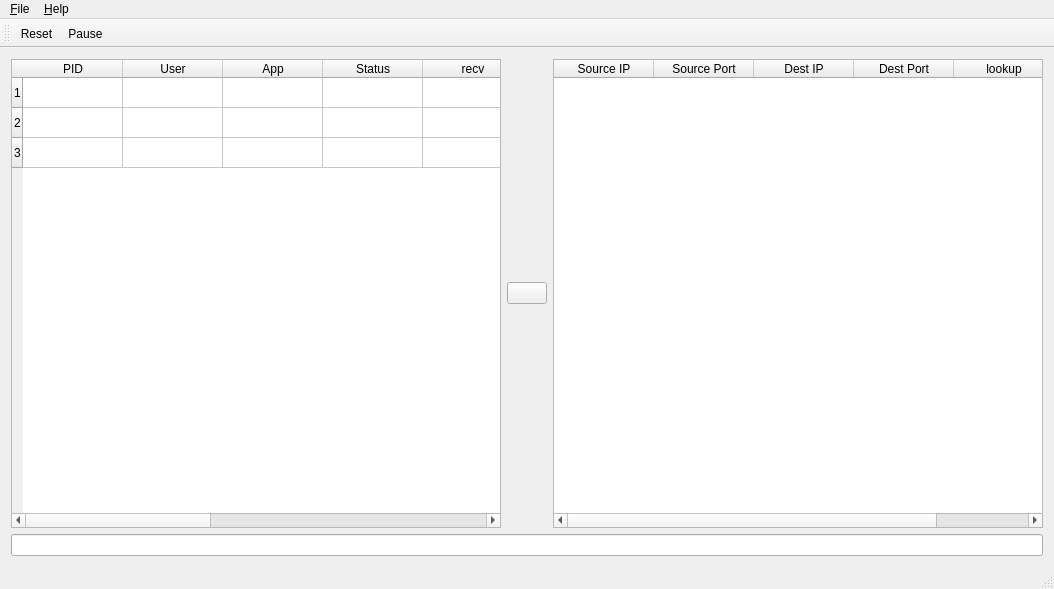
<?xml version="1.0" encoding="UTF-8"?>
<ui version="4.0">
 <class>MainWindow</class>
 <widget class="QMainWindow" name="MainWindow">
  <property name="geometry">
   <rect>
    <x>0</x>
    <y>0</y>
    <width>1054</width>
    <height>589</height>
   </rect>
  </property>
  <property name="minimumSize">
   <size>
    <width>100</width>
    <height>0</height>
   </size>
  </property>
  <property name="windowTitle">
   <string>nethogs-qt</string>
  </property>
  <property name="windowIcon">
   <iconset resource="icons/nethogs-qt.qrc">
    <normaloff>:/logo.png</normaloff>:/logo.png</iconset>
  </property>
  <widget class="QWidget" name="centralWidget">
   <layout class="QVBoxLayout" name="verticalLayout">
    <item>
     <layout class="QHBoxLayout" name="horizontalLayout">
      <item>
       <widget class="QTableWidget" name="tableWidget">
        <property name="sizePolicy">
         <sizepolicy hsizetype="MinimumExpanding" vsizetype="MinimumExpanding">
          <horstretch>0</horstretch>
          <verstretch>0</verstretch>
         </sizepolicy>
        </property>
        <property name="selectionMode">
         <enum>QAbstractItemView::NoSelection</enum>
        </property>
        <property name="selectionBehavior">
         <enum>QAbstractItemView::SelectRows</enum>
        </property>
        <property name="gridStyle">
         <enum>Qt::SolidLine</enum>
        </property>
        <property name="rowCount">
         <number>3</number>
        </property>
        <property name="columnCount">
         <number>10</number>
        </property>
        <row/>
        <row/>
        <row/>
        <column>
         <property name="text">
          <string>PID</string>
         </property>
        </column>
        <column>
         <property name="text">
          <string>User</string>
         </property>
        </column>
        <column>
         <property name="text">
          <string>App</string>
         </property>
        </column>
        <column>
         <property name="text">
          <string>Status</string>
         </property>
        </column>
        <column>
         <property name="text">
          <string>recv</string>
         </property>
        </column>
        <column>
         <property name="text">
          <string>sent</string>
         </property>
        </column>
        <column>
         <property name="text">
          <string>recv/s</string>
         </property>
        </column>
        <column>
         <property name="text">
          <string>sent/s</string>
         </property>
        </column>
        <column>
         <property name="text">
          <string>devname</string>
         </property>
        </column>
        <column>
         <property name="text">
          <string>More</string>
         </property>
        </column>
        <item row="0" column="4">
         <property name="text">
          <string/>
         </property>
        </item>
       </widget>
      </item>
      <item>
       <widget class="QPushButton" name="pushButton_back">
        <property name="text">
         <string/>
        </property>
        <property name="icon">
         <iconset resource="icons/nethogs-qt.qrc">
          <normaloff>:/arrow_left.jpeg</normaloff>:/arrow_left.jpeg</iconset>
        </property>
        <property name="iconSize">
         <size>
          <width>64</width>
          <height>64</height>
         </size>
        </property>
       </widget>
      </item>
      <item>
       <widget class="QTableWidget" name="tableWidget_2">
        <property name="maximumSize">
         <size>
          <width>800</width>
          <height>16777215</height>
         </size>
        </property>
        <column>
         <property name="text">
          <string>Source IP</string>
         </property>
        </column>
        <column>
         <property name="text">
          <string>Source Port</string>
         </property>
        </column>
        <column>
         <property name="text">
          <string>Dest IP</string>
         </property>
        </column>
        <column>
         <property name="text">
          <string>Dest Port</string>
         </property>
        </column>
        <column>
         <property name="text">
          <string>lookup</string>
         </property>
        </column>
       </widget>
      </item>
     </layout>
    </item>
    <item>
     <widget class="QLineEdit" name="lineEdit"/>
    </item>
   </layout>
  </widget>
  <widget class="QMenuBar" name="menuBar">
   <property name="geometry">
    <rect>
     <x>0</x>
     <y>0</y>
     <width>1054</width>
     <height>19</height>
    </rect>
   </property>
   <widget class="QMenu" name="menuFile">
    <property name="title">
     <string>&amp;File</string>
    </property>
    <addaction name="actionExit"/>
   </widget>
   <widget class="QMenu" name="menuHelp">
    <property name="title">
     <string>&amp;Help</string>
    </property>
    <addaction name="actionAbout"/>
    <addaction name="actionAbout_Qt"/>
   </widget>
   <addaction name="menuFile"/>
   <addaction name="menuHelp"/>
  </widget>
  <widget class="QToolBar" name="mainToolBar">
   <attribute name="toolBarArea">
    <enum>TopToolBarArea</enum>
   </attribute>
   <attribute name="toolBarBreak">
    <bool>false</bool>
   </attribute>
   <addaction name="actionReset"/>
   <addaction name="actionPause"/>
  </widget>
  <widget class="QStatusBar" name="statusBar"/>
  <action name="actionAbout">
   <property name="text">
    <string>&amp;About</string>
   </property>
  </action>
  <action name="actionExit">
   <property name="text">
    <string>&amp;Exit</string>
   </property>
  </action>
  <action name="actionAbout_Qt">
   <property name="text">
    <string>About &amp;Qt</string>
   </property>
  </action>
  <action name="actionPause">
   <property name="icon">
    <iconset resource="icons/nethogs-qt.qrc">
     <normaloff>:/pause.png</normaloff>:/pause.png</iconset>
   </property>
   <property name="text">
    <string>Pause</string>
   </property>
  </action>
  <action name="actionReset">
   <property name="icon">
    <iconset resource="icons/nethogs-qt.qrc">
     <normaloff>:/reset.png</normaloff>:/reset.png</iconset>
   </property>
   <property name="text">
    <string>Reset</string>
   </property>
  </action>
 </widget>
 <layoutdefault spacing="6" margin="11"/>
 <resources>
  <include location="icons/nethogs-qt.qrc"/>
 </resources>
 <connections/>
</ui>
